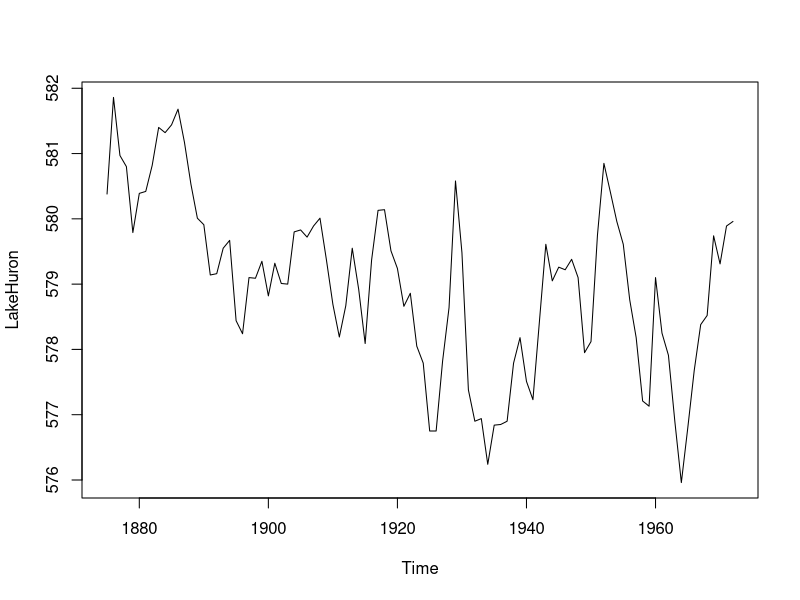
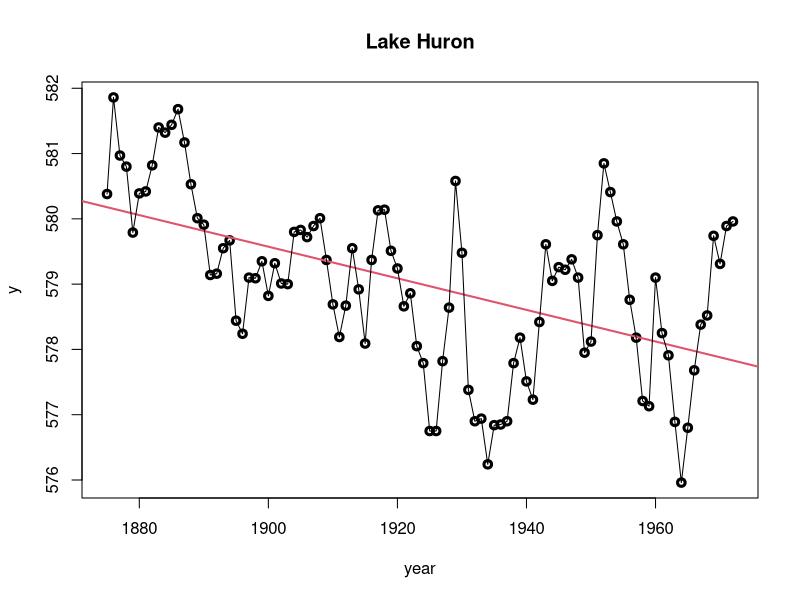
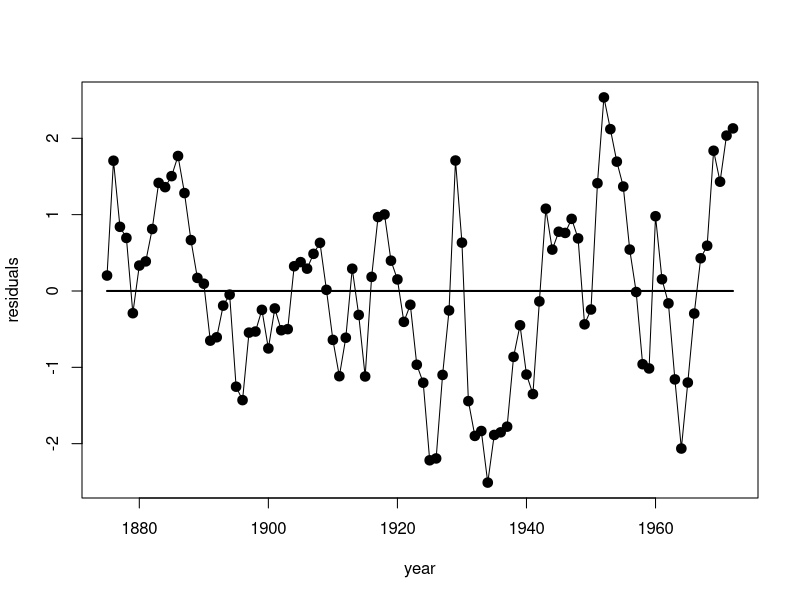
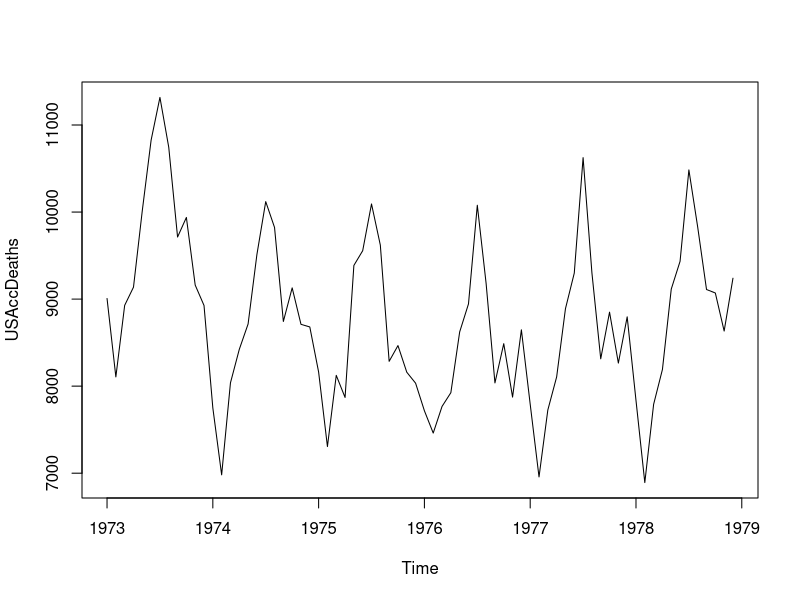
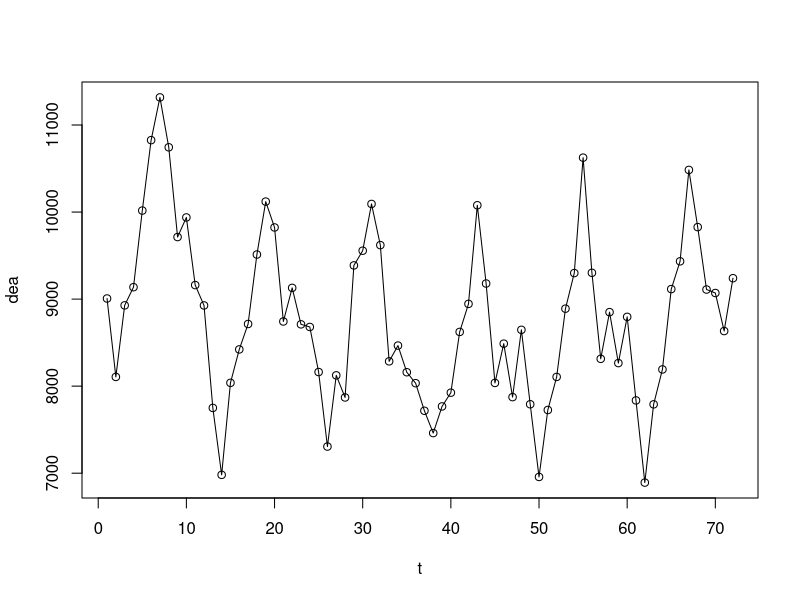
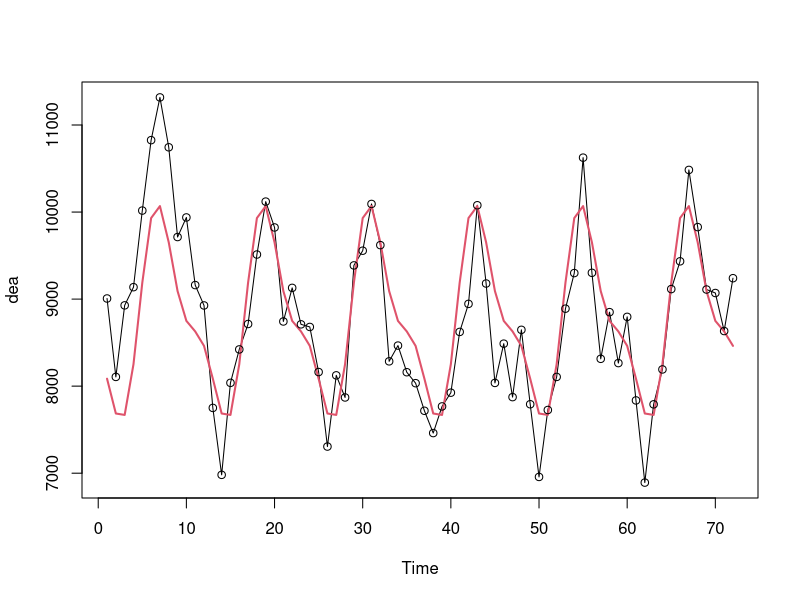

Recreate these plots in R, in order.


####trend estimation by linear regression ######################

############# Example 1.3.5 ##############
data(LakeHuron)
help(LakeHuron)
plot(LakeHuron)
str(LakeHuron)
y<-LakeHuron
year<-seq(1875,1972,1)
length(year)
length(y)
plot(year,y,"p",lwd=3, main="Lake Huron")
M1<-lm(y~year)
summary(M1)
abline(M1,col=2,lwd=2)
lines(year,y)#### Figure 1-9 ####
#######
str(M1)
M1$resid
x11()
plot(year,M1$resid,"l", ylab="residuals", lwd=1)
points(year,M1$resid, pch=19, lwd=3)
lines(c(1875,1972),c(0,0),lwd=2)  ### Figure 1-10 ####
#### Example 1.3.6 Accidental death- harmonic regression #######
data(USAccDeaths) 
help(USAccDeaths)
plot(USAccDeaths)
str(USAccDeaths)
dea<-as.numeric(USAccDeaths)
t<-1:72
plot(t,dea)
lines(t,dea)
### harmonic regression, Figure 1-11 ####
x1<-cos(6*2*pi/72*t)
x2<-sin(6*2*pi/72*t)
x3<-cos(12*2*pi/72*t)
x4<-sin(12*2*pi/72*t)
M3<-lm(dea~x1+x2+x3+x4)
str(M3)
summary(M3)
M3$fitted
x11()
plot.ts(dea)
lines(t,M3$fitted,"l",lwd=2,col=2 )
points(t,dea)## Figure 1-11 ###




